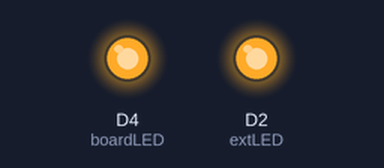
This sketch was run on a simulated ESP8266 (NodeMCU). Shown: output pins drawn as LEDs (lit = HIGH). WiFi joins after 1.5 s; servers stay silent unless stated; network time is answered at once with the bench clock; the local clock reads 2024-03-15 10:24:30 at power-on unless the sketch sets it; what the sketch prints to the serial monitor is not drawn.

Above: at 2.7 s.
At 5.2 s:
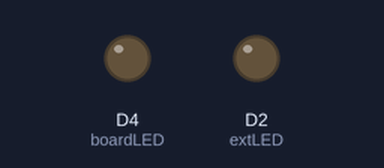
Timing chart, 0 to 8.0 s (numbered marks = the images above):
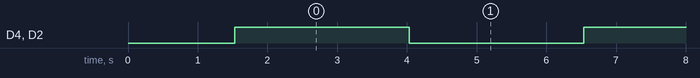

Measured:
- by itself, D4 (boardLED), D2 (extLED): alternates HIGH for 2.5 s and LOW for 2.5 s

The sketch:

wall-clock.ino
```cpp
// Serial Peripheral
#include <SPI.h>

// Wifi
#include <WiFiManager.h>
#include <ESP8266WiFi.h>

// Time
#include <NTPClient.h>

char daysOfTheWeek[7][12] = {"Sunday", "Monday", "Tuesday", "Wednesday", "Thursday", "Friday", "Saturday"};
const long utcOffsetInSeconds = -18000; //UTC -5.00 (-5 * 60 sec in min * 60 min in hr = -18000)

WiFiUDP wifi_udp;

NTPClient timeClient(wifi_udp, "pool.ntp.org", utcOffsetInSeconds);

//LED
#define boardLED D4
#define extLED D2

void setup() {
  Serial.begin(9600);
  Serial.println();

  WiFiManager wifiManager;
  wifiManager.autoConnect();
  timeClient.begin();

  pinMode(boardLED, OUTPUT);
  pinMode(extLED, OUTPUT);
}

void loop(){
  timeClient.update();

  int hh = timeClient.getHours();
  int mm = timeClient.getMinutes();
  int ss = timeClient.getSeconds();

  bool isPM = false;

  if(hh > 12) {
    hh=hh-12;
    isPM = true;
    }

  Serial.print(daysOfTheWeek[timeClient.getDay()]);
  Serial.print(", ");
  Serial.print(hh);
  Serial.print(":");
  Serial.print(mm);
  Serial.print(":");
  Serial.println(ss);

  //just confirm wiring
  digitalWrite(boardLED, HIGH);
  digitalWrite(extLED, HIGH);
  delay(2500);

  digitalWrite(boardLED, LOW);
  digitalWrite(extLED, LOW);
  delay(2500);
}
```
